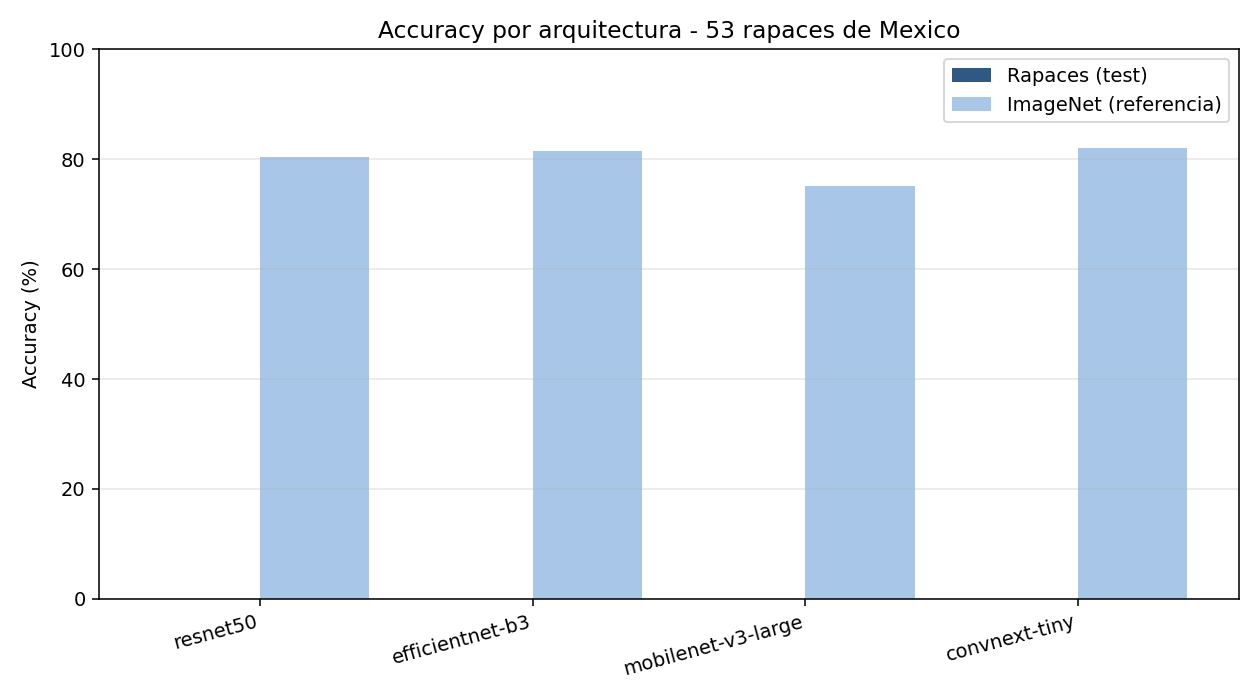
#> input picture codigo/comparacion/figures/accuracy_por_arquitectura.png, 1260 x 700 px
$ python -i curate.py   (imports and definitions only)   (older library calls are emulated)
#> lines starting #> are read from the running program, lines starting #| are printed output that depends on the picture
### codigo/pytorch/config.py
"""
Configuración del proyecto — implementación PyTorch.

Proyecto: Sistema de Identificación de Aves Rapaces por Silueta y
Comportamiento de Vuelo Utilizando IA y Diseño de Lenguaje de Señas
para su Comunicación y Reconocimiento (raptors-cnn).

Centraliza las constantes del experimento. Modificar aquí evita tocar el resto
del código y mantiene la trazabilidad de los hiperparámetros.

Alcance (V1.1, mayo 2026): TODAS las rapaces diurnas de México — 53 especies.
Sustituye al alcance V1 (23 rapaces del corredor de Veracruz).
Ver `documentacion/LISTA_OFICIAL_RAPACES_MEXICO.md` para la justificación
taxonómica completa.
"""
from pathlib import Path
import torch

# -----------------------------------------------------------------------------
# Paths del proyecto
# -----------------------------------------------------------------------------
PROJECT_ROOT = Path(__file__).resolve().parents[2]
DATA_DIR = PROJECT_ROOT / "datos"
RAW_DIR = DATA_DIR / "raw"
PROCESSED_DIR = DATA_DIR / "processed"
ANNOTATIONS_DIR = DATA_DIR / "annotations"
OUTPUT_DIR = PROJECT_ROOT / "codigo" / "pytorch" / "outputs"
CHECKPOINT_DIR = OUTPUT_DIR / "checkpoints"
LOGS_DIR = OUTPUT_DIR / "logs"

for d in (OUTPUT_DIR, CHECKPOINT_DIR, LOGS_DIR):
    d.mkdir(parents=True, exist_ok=True)

# -----------------------------------------------------------------------------
# Especies objetivo (53 — TODAS las rapaces diurnas de México).
# Orden ALFABÉTICO por nombre científico (AOS 2024).
# IMPORTANTE: este orden DEBE coincidir con el orden alfabético de las
# carpetas en disco, porque torchvision.datasets.ImageFolder asigna los
# índices de clase ordenando alfabéticamente.
#
# Reclasificaciones AOS 2023 aplicadas:
#   Accipiter cooperii → Astur cooperii
#   Accipiter gentilis → Astur atricapillus  (split: nominal gentilis queda en Eurasia)
#   Buteo nitidus      → Buteo plagiatus     (split: nominal nitidus queda en Sudamérica)
#
# Fuente: documentacion/LISTA_OFICIAL_RAPACES_MEXICO.md
# -----------------------------------------------------------------------------
SPECIES = [
    "Accipiter_striatus",       # 0  — SSHA — Sharp-shinned Hawk          — Gavilán pajarero
    "Aquila_chrysaetos",        # 1  — GOEA — Golden Eagle                — Águila real
    "Astur_atricapillus",       # 2  — NOGO — American Goshawk            — Gavilán azor americano (AOS 2023)
    "Astur_cooperii",           # 3  — COHA — Cooper's Hawk               — Gavilán de Cooper (AOS 2023)
    "Busarellus_nigricollis",   # 4  — BCHA — Black-collared Hawk         — Aguililla canela
    "Buteo_albonotatus",        # 5  — ZTHA — Zone-tailed Hawk            — Aguililla aura
    "Buteo_brachyurus",         # 6  — STHA — Short-tailed Hawk           — Aguililla cola corta
    "Buteo_jamaicensis",        # 7  — RTHA — Red-tailed Hawk             — Aguililla cola roja
    "Buteo_lagopus",            # 8  — RLHA — Rough-legged Hawk           — Aguililla ártica
    "Buteo_lineatus",           # 9  — RSHA — Red-shouldered Hawk         — Aguililla pecho rojo
    "Buteo_plagiatus",          # 10 — GRHA — Gray Hawk                   — Aguililla gris (AOS split)
    "Buteo_platypterus",        # 11 — BWHA — Broad-winged Hawk           — Aguililla ala ancha
    "Buteo_regalis",            # 12 — FEHA — Ferruginous Hawk            — Aguililla real
    "Buteo_swainsoni",          # 13 — SWHA — Swainson's Hawk             — Aguililla de Swainson
    "Buteogallus_anthracinus",  # 14 — COBH — Common Black Hawk           — Aguililla negra menor
    "Buteogallus_solitarius",   # 15 — SOEA — Solitary Eagle              — Águila solitaria
    "Buteogallus_urubitinga",   # 16 — GBHA — Great Black Hawk            — Aguililla negra mayor
    "Caracara_plancus",         # 17 — CRCA — Crested Caracara            — Caracara quebrantahuesos
    "Cathartes_aura",           # 18 — TUVU — Turkey Vulture              — Zopilote aura
    "Cathartes_burrovianus",    # 19 — LYHV — Lesser Yellow-headed Vulture — Zopilote sabanero
    "Chondrohierax_uncinatus",  # 20 — HBKI — Hook-billed Kite            — Gavilán pico de gancho
    "Circus_hudsonius",         # 21 — NOHA — Northern Harrier            — Aguilucho norteño
    "Coragyps_atratus",         # 22 — BLVU — Black Vulture               — Zopilote común
    "Daptrius_americanus",      # 23 — RTCA — Red-throated Caracara       — Caracara comecacao
    "Elanoides_forficatus",     # 24 — STKI — Swallow-tailed Kite         — Milano tijereta
    "Elanus_leucurus",          # 25 — WTKI — White-tailed Kite           — Milano coliblanco
    "Falco_columbarius",        # 26 — MERL — Merlin                      — Esmerejón
    "Falco_deiroleucus",        # 27 — OBFA — Orange-breasted Falcon      — Halcón pechirrufo
    "Falco_femoralis",          # 28 — APFA — Aplomado Falcon             — Halcón fajado
    "Falco_peregrinus",         # 29 — PEFA — Peregrine Falcon            — Halcón peregrino
    "Falco_rufigularis",        # 30 — BAFA — Bat Falcon                  — Halcón murcielaguero
    "Falco_sparverius",         # 31 — AMKE — American Kestrel            — Cernícalo americano
    "Geranoaetus_albicaudatus", # 32 — WTHA — White-tailed Hawk           — Aguililla cola blanca
    "Geranospiza_caerulescens", # 33 — CRHA — Crane Hawk                  — Gavilán zancón
    "Haliaeetus_leucocephalus", # 34 — BAEA — Bald Eagle                  — Águila calva
    "Harpagus_bidentatus",      # 35 — DTKI — Double-toothed Kite         — Gavilán bidentado
    "Harpia_harpyja",           # 36 — HAEA — Harpy Eagle                 — Águila arpía
    "Herpetotheres_cachinnans", # 37 — LAFA — Laughing Falcon             — Halcón guaco
    "Ictinia_mississippiensis", # 38 — MIKI — Mississippi Kite            — Milano de Mississippi
    "Ictinia_plumbea",          # 39 — PLKI — Plumbeous Kite              — Milano plomizo
    "Leptodon_cayanensis",      # 40 — GHKI — Gray-headed Kite            — Milano cabecigris
    "Micrastur_ruficollis",     # 41 — BFFA — Barred Forest-Falcon        — Halcón selvático barrado
    "Micrastur_semitorquatus",  # 42 — CFFA — Collared Forest-Falcon      — Halcón selvático de collar
    "Morphnus_guianensis",      # 43 — CREA — Crested Eagle               — Águila monera
    "Pandion_haliaetus",        # 44 — OSPR — Osprey                      — Águila pescadora
    "Parabuteo_unicinctus",     # 45 — HASH — Harris's Hawk               — Aguililla rojinegra
    "Pseudastur_albicollis",    # 46 — WHHA — White Hawk                  — Aguililla blanca
    "Rostrhamus_sociabilis",    # 47 — SNKI — Snail Kite                  — Caracolero común
    "Rupornis_magnirostris",    # 48 — ROHA — Roadside Hawk               — Aguililla caminera
    "Sarcoramphus_papa",        # 49 — KIVU — King Vulture                — Zopilote rey
    "Spizaetus_melanoleucus",   # 50 — BAWE — Black-and-white Hawk-Eagle  — Águila blanquinegra
    "Spizaetus_ornatus",        # 51 — ORHE — Ornate Hawk-Eagle           — Águila elegante
    "Spizaetus_tyrannus",       # 52 — BLHE — Black Hawk-Eagle            — Águila tirana
]
NUM_CLASSES = len(SPECIES)  # = 53

# Códigos de 4 letras (alpha codes estilo AOU/eBird) alineados con SPECIES
SPECIES_CODE = [
    "SSHA", "GOEA", "NOGO", "COHA", "BCHA", "ZTHA", "STHA", "RTHA",
    "RLHA", "RSHA", "GRHA", "BWHA", "FEHA", "SWHA", "COBH", "SOEA",
    "GBHA", "CRCA", "TUVU", "LYHV", "HBKI", "NOHA", "BLVU", "RTCA",
    "STKI", "WTKI", "MERL", "OBFA", "APFA", "PEFA", "BAFA", "AMKE",
    "WTHA", "CRHA", "BAEA", "DTKI", "HAEA", "LAFA", "MIKI", "PLKI",
    "GHKI", "BFFA", "CFFA", "CREA", "OSPR", "HASH", "WHHA", "SNKI",
    "ROHA", "KIVU", "BAWE", "ORHE", "BLHE",
]

SPECIES_COMMON = [
    "Sharp-shinned Hawk",         "Golden Eagle",                "American Goshawk",            "Cooper's Hawk",
    "Black-collared Hawk",        "Zone-tailed Hawk",            "Short-tailed Hawk",           "Red-tailed Hawk",
    "Rough-legged Hawk",          "Red-shouldered Hawk",         "Gray Hawk",                   "Broad-winged Hawk",
    "Ferruginous Hawk",           "Swainson's Hawk",             "Common Black Hawk",           "Solitary Eagle",
    "Great Black Hawk",           "Crested Caracara",            "Turkey Vulture",              "Lesser Yellow-headed Vulture",
    "Hook-billed Kite",           "Northern Harrier",            "Black Vulture",               "Red-throated Caracara",
    "Swallow-tailed Kite",        "White-tailed Kite",           "Merlin",                      "Orange-breasted Falcon",
    "Aplomado Falcon",            "Peregrine Falcon",            "Bat Falcon",                  "American Kestrel",
    "White-tailed Hawk",          "Crane Hawk",                  "Bald Eagle",                  "Double-toothed Kite",
    "Harpy Eagle",                "Laughing Falcon",             "Mississippi Kite",            "Plumbeous Kite",
    "Gray-headed Kite",           "Barred Forest-Falcon",        "Collared Forest-Falcon",      "Crested Eagle",
    "Osprey",                     "Harris's Hawk",               "White Hawk",                  "Snail Kite",
    "Roadside Hawk",              "King Vulture",                "Black-and-white Hawk-Eagle",  "Ornate Hawk-Eagle",
    "Black Hawk-Eagle",
]

SPECIES_COMMON_ES = [
    "Gavilán pajarero",           "Águila real",                 "Gavilán azor americano",      "Gavilán de Cooper",
    "Aguililla canela",           "Aguililla aura",              "Aguililla cola corta",        "Aguililla cola roja",
    "Aguililla ártica",           "Aguililla pecho rojo",        "Aguililla gris",              "Aguililla ala ancha",
    "Aguililla real",             "Aguililla de Swainson",       "Aguililla negra menor",       "Águila solitaria",
    "Aguililla negra mayor",      "Caracara quebrantahuesos",    "Zopilote aura",               "Zopilote sabanero",
    "Gavilán pico de gancho",     "Aguilucho norteño",           "Zopilote común",              "Caracara comecacao",
    "Milano tijereta",            "Milano coliblanco",           "Esmerejón",                   "Halcón pechirrufo",
    "Halcón fajado",              "Halcón peregrino",            "Halcón murcielaguero",        "Cernícalo americano",
    "Aguililla cola blanca",      "Gavilán zancón",              "Águila calva",                "Gavilán bidentado",
    "Águila arpía",               "Halcón guaco",                "Milano de Mississippi",       "Milano plomizo",
    "Milano cabecigris",          "Halcón selvático barrado",    "Halcón selvático de collar",  "Águila monera",
    "Águila pescadora",           "Aguililla rojinegra",         "Aguililla blanca",            "Caracolero común",
    "Aguililla caminera",         "Zopilote rey",                "Águila blanquinegra",         "Águila elegante",
    "Águila tirana",
]

# Familia taxonómica por especie (paralela a SPECIES) — útil para coarse classifier
SPECIES_FAMILY = [
    "Accipitridae", "Accipitridae", "Accipitridae", "Accipitridae",
    "Accipitridae", "Accipitridae", "Accipitridae", "Accipitridae",
    "Accipitridae", "Accipitridae", "Accipitridae", "Accipitridae",
    "Accipitridae", "Accipitridae", "Accipitridae", "Accipitridae",
    "Accipitridae", "Falconidae",   "Cathartidae",  "Cathartidae",
    "Accipitridae", "Accipitridae", "Cathartidae",  "Falconidae",
    "Accipitridae", "Accipitridae", "Falconidae",   "Falconidae",
    "Falconidae",   "Falconidae",   "Falconidae",   "Falconidae",
    "Accipitridae", "Accipitridae", "Accipitridae", "Accipitridae",
    "Accipitridae", "Falconidae",   "Accipitridae", "Accipitridae",
    "Accipitridae", "Falconidae",   "Falconidae",   "Accipitridae",
    "Pandionidae",  "Accipitridae", "Accipitridae", "Accipitridae",
    "Accipitridae", "Cathartidae",  "Accipitridae", "Accipitridae",
    "Accipitridae",
]

# Verificación de consistencia (siempre debe pasar)
assert len(SPECIES) == len(SPECIES_CODE) == len(SPECIES_COMMON) \
    == len(SPECIES_COMMON_ES) == len(SPECIES_FAMILY) == 53, \
    f"Inconsistencia: SPECIES={len(SPECIES)} CODE={len(SPECIES_CODE)} " \
    f"EN={len(SPECIES_COMMON)} ES={len(SPECIES_COMMON_ES)} " \
    f"FAM={len(SPECIES_FAMILY)} (esperado 53)"

# Verificación de orden alfabético (crítico para alinear con ImageFolder)
assert SPECIES == sorted(SPECIES), \
    "SPECIES debe estar en orden alfabético para coincidir con ImageFolder."

# -----------------------------------------------------------------------------
# Dispositivo (auto-detección multiplataforma)
#   - cuda   → NVIDIA con CUDA instalado (Windows / Linux)
#   - mps    → Apple Silicon (M1/M2/M3/M4) en macOS 12.3+
#   - cpu    → fallback universal (mucho más lento)
# -----------------------------------------------------------------------------
def _detect_device() -> torch.device:
    if torch.cuda.is_available():
        return torch.device("cuda")
    if hasattr(torch.backends, "mps") and torch.backends.mps.is_available():
        return torch.device("mps")
    return torch.device("cpu")

DEVICE = _detect_device()

# -----------------------------------------------------------------------------
# Hiperparámetros — etapa 1 (feature extraction) y etapa 2 (fine-tuning)
# -----------------------------------------------------------------------------
INPUT_SIZE = 224
ARCH_INPUT_SIZE = {
    "resnet50": 224,
    "mobilenet_v3_large": 224,
    "efficientnet_b3": 300,
    "convnext_tiny": 232,
}


def input_size_for_arch(arch: str) -> int:
    """Devuelve el tamaño de entrada recomendado para cada arquitectura."""
    return ARCH_INPUT_SIZE.get(arch.lower(), INPUT_SIZE)


BATCH_SIZE = 16   # reducido de 32 → 16 para RTX 3050 4GB. Sube a 32 si tienes ≥ 8GB.

# Activar mixed precision (AMP) para reducir VRAM y acelerar. Recomendado en
# GPUs con Tensor Cores (RTX 20/30/40 series, A100, etc.). En CPU se ignora.
USE_AMP = True

# Acumulación de gradientes: simula un batch efectivo mayor sin más VRAM.
# Si BATCH_SIZE=16 y ACCUM_STEPS=2 → batch efectivo = 32.
GRADIENT_ACCUM_STEPS = 2

STAGE1 = dict(
    epochs=10,
    lr=1e-3,
    optimizer="adam",
    freeze_backbone=True,
    label_smoothing=0.0,
    mixup_alpha=0.0,
    cutmix_alpha=0.0,
)

STAGE2 = dict(
    epochs=80,                # Más épocas para 53 clases (antes 60 para 23)
    lr=1e-4,
    optimizer="adamw",
    freeze_backbone=False,
    weight_decay=5e-4,
    label_smoothing=0.1,
    mixup_alpha=0.2,
    cutmix_alpha=1.0,
    scheduler="cosine",      # cosine annealing
    warmup_epochs=3,
    early_stopping_patience=15,  # paciencia extendida (53 clases tardan más en converger)
)

# Para GPUs muy limitadas: arquitectura recomendada con su batch_size sugerido
RECOMMENDED_BATCH = {
    "resnet50":           {"4GB": 16, "8GB": 32, "16GB": 64},
    "efficientnet_b3":    {"4GB": 8,  "8GB": 16, "16GB": 32},
    "mobilenet_v3_large": {"4GB": 32, "8GB": 64, "16GB": 128},
    "convnext_tiny":      {"4GB": 8,  "8GB": 16, "16GB": 32},
}

# Class weighting para clases raras (Harpia, Morphnus, Falco deiroleucus,
# Spizaetus spp., Buteogallus solitarius). Activar al entrenar.
USE_CLASS_WEIGHTS = True

# -----------------------------------------------------------------------------
# Reproducibilidad
# -----------------------------------------------------------------------------
SEED = 42

# -----------------------------------------------------------------------------
# Logging
# -----------------------------------------------------------------------------
USE_WANDB = False        # poner True cuando se configure W&B
WANDB_PROJECT = "raptors-mexico-cnn"   # antes: "raptors-veracruz-cnn"

### codigo/pytorch/curate.py
"""
curate.py — Filtros automáticos sobre imágenes descargadas de iNaturalist.

Analiza cada imagen y calcula:
  - Resolución (lado mayor en px)
  - Brillo promedio (0-255)
  - Contraste (desviación estándar)
  - Sharpness (Laplacian variance — detecta blur)
  - Aspect ratio
  - Color dominante (RGB del centro)
  - Hash perceptual (para detectar duplicados)

Asigna un score 0-100 y propone una decisión (KEEP / REVIEW / DISCARD).
NO borra nada — solo escribe un CSV en datos/annotations/curation_report.csv
y mueve archivos a subcarpetas según la decisión propuesta.

Uso:
    conda activate raptors-pt
    cd codigo/pytorch
    python curate.py                    # analiza datos/raw/ y genera reporte
    python curate.py --apply            # mueve archivos según propuesta
    python curate.py --species TV       # solo una especie
"""
from __future__ import annotations
import argparse
import csv
import hashlib
import shutil
from pathlib import Path

import cv2
import numpy as np
from PIL import Image
from tqdm import tqdm

import config


# Umbrales (ajustables)
MIN_RESOLUTION = 640        # lado mayor mínimo en px
MIN_BRIGHTNESS = 30         # 0-255
MAX_BRIGHTNESS = 240
MIN_CONTRAST = 15           # desviación estándar
MIN_SHARPNESS = 60          # Laplacian variance — bajo este valor = blur
MIN_ASPECT_RATIO = 0.4      # 1:2.5 mínimo
MAX_ASPECT_RATIO = 2.5      # 2.5:1 máximo


def perceptual_hash(img: np.ndarray) -> str:
    """Hash perceptual simple para detectar duplicados (32x32, mean threshold)."""
    small = cv2.resize(img, (32, 32), interpolation=cv2.INTER_AREA)
    gray = cv2.cvtColor(small, cv2.COLOR_RGB2GRAY)
    avg = gray.mean()
    bits = (gray > avg).flatten().astype(np.uint8)
    # 1024 bits → 256 hex chars; usamos los primeros 32 hex (128 bits)
    by = np.packbits(bits[:1024])
    return hashlib.md5(by.tobytes()).hexdigest()[:16]


def analyze_image(path: Path) -> dict:
    """Devuelve dict con métricas de calidad de una imagen."""
    try:
        # Cargar con PIL para EXIF, luego a numpy
        pil = Image.open(path).convert("RGB")
        w, h = pil.size
#> w = 1260; h = 700
        arr = np.array(pil)
        gray = cv2.cvtColor(arr, cv2.COLOR_RGB2GRAY)
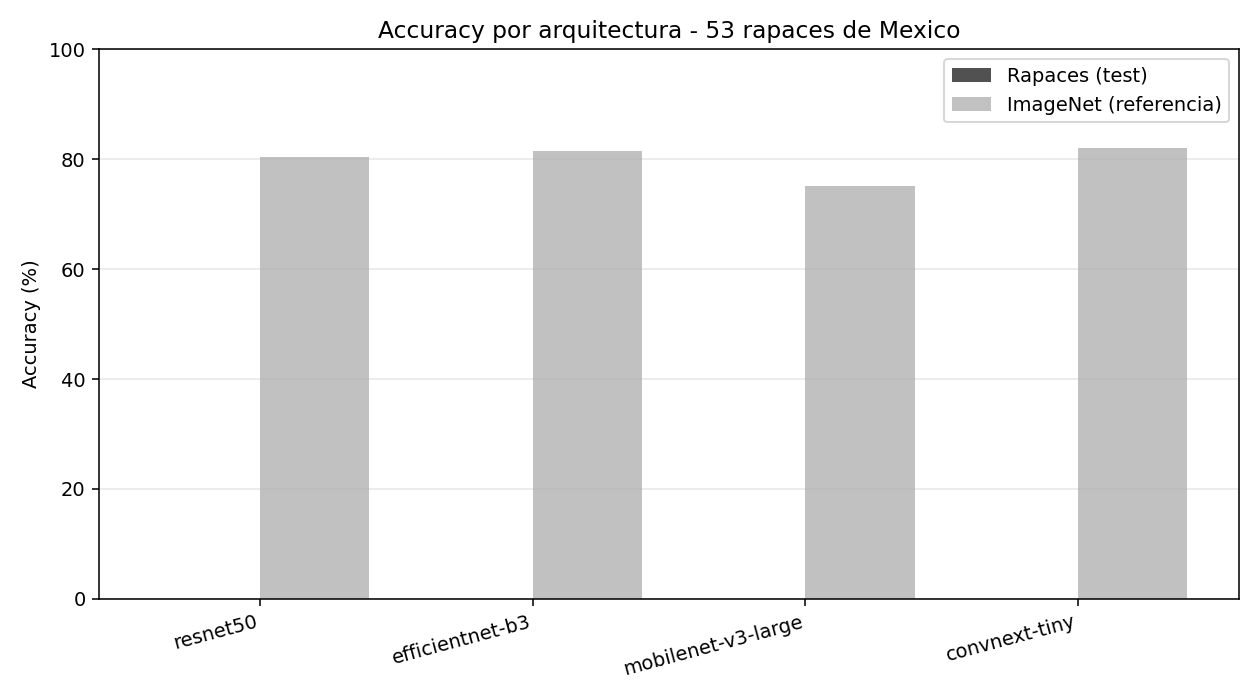
#> gray: shape (700, 1260); min 0, max 255, mean 237.5

        long_side = max(w, h)
#> long_side = 1260
        short_side = min(w, h)
#> short_side = 700
        aspect = w / h
#> aspect = 1.8
        brightness = gray.mean()
#> brightness = 237.5
        contrast = gray.std()
#> contrast = 36.18
        laplacian = cv2.Laplacian(gray, cv2.CV_64F).var()
#> laplacian = 1638.1
        phash = perceptual_hash(arr)
#> in perceptual_hash, `small = cv2.resize(img, (32, 32), interpolation=cv2.INTER_AREA)`:
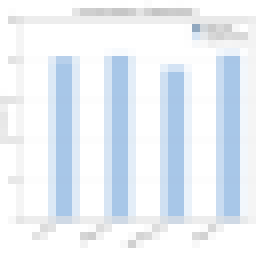
#> small: shape (32, 32, 3) (shown 8 times larger); mean R, G, B 232.1, 238.8, 246
#> in perceptual_hash, `gray = cv2.cvtColor(small, cv2.COLOR_RGB2GRAY)`:
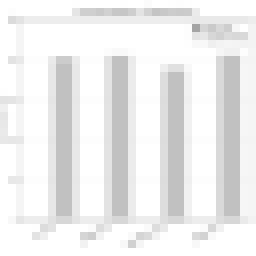
#> gray: shape (32, 32) (shown 8 times larger); min 164, max 255, mean 237.6
#> in perceptual_hash, `avg = gray.mean()`: avg = 237.6
#> in perceptual_hash, `bits = (gray > avg).flatten().astype(np.uint8)`: bits = 1024 values, max 1 at index 0, min 0 at index 41, mean 0.617
#> in perceptual_hash, `by = np.packbits(bits[:1024])`: by = 128 values, max 255 at index 0, min 0 at index 6, mean 163.4
#> phash = 'cd3f5c2adf7c503a'

        return {
            "ok": True,
            "filename": path.name,
            "filesize_kb": path.stat().st_size // 1024,
            "width": w, "height": h,
            "long_side": long_side, "short_side": short_side,
            "aspect_ratio": round(aspect, 3),
            "brightness": round(brightness, 1),
            "contrast": round(contrast, 1),
            "sharpness": round(laplacian, 1),
            "phash": phash,
        }
    except Exception as e:
#> (the run stopped early here; a loop or call above may not have finished)
